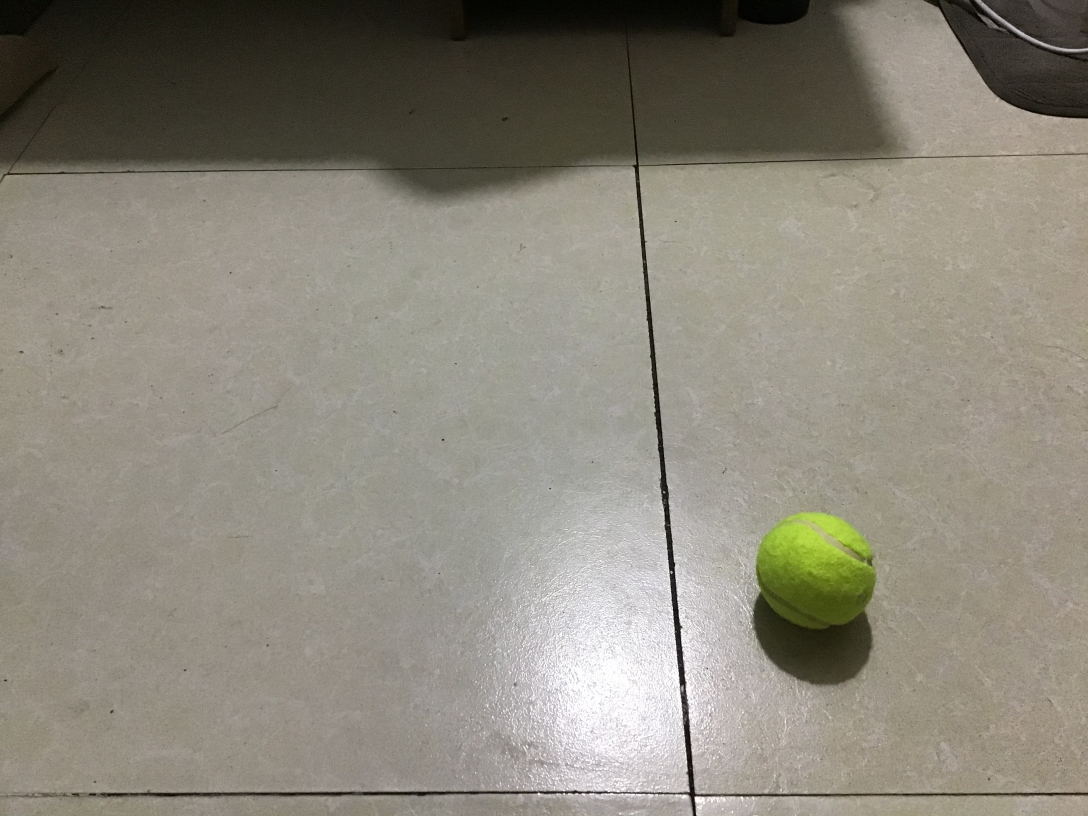
#> input picture ball-distance/pic1.jpg, 3264 x 2448 px (shown at 1/3 size)
$ python circle_detection.py
#> lines starting #> are read from the running program, lines starting #| are printed output that depends on the picture; after the words box and inside, x2 and y2 are one past the last pixel; in counts of white or black regions, pixels touching at a corner belong together
from cv2 import cv2 as cv2
import numpy as np
img = cv2.imread('pic1.jpg', 0)
#> img: shape (2448, 3264); min 0, max 255, mean 134.9
img = cv2.medianBlur(img, 5)
img = cv2.medianBlur(img, 5)
img3 = img[1500:2000, 2200:2800]
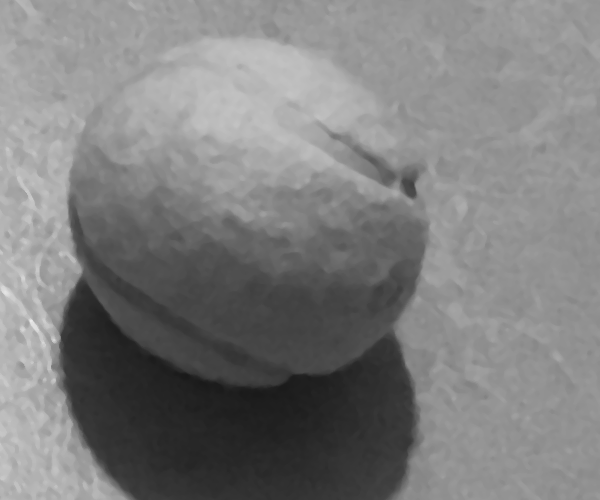
#> img3: shape (500, 600); min 25, max 234, mean 126
cimg = cv2.imread('pic1.jpg', cv2.IMREAD_COLOR)
#> cimg is the input picture: shape (2448, 3264, 3); mean B, G, R 122.9, 135, 139.3
circles = cv2.HoughCircles(img3, cv2.HOUGH_GRADIENT, 1, 200,
                           param1=50, param2=50, minRadius=100, maxRadius=2000)
#> circles = [[250.5, 204.5, 180.7]]
circles = np.uint16(np.around(circles))
#> circles = [[250, 204, 181]]
for i in circles[0, :]:
    # draw the outer circle
    cv2.circle(img3, (i[0], i[1]), i[2], (0, 255, 0), 5)
    # draw the center of the circle
    cv2.circle(img3, (i[0], i[1]), 2, (0, 0, 255), 3)
#> this loop made 1 pass
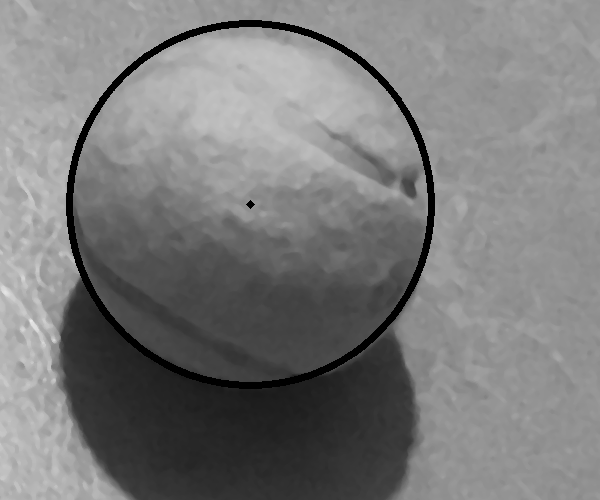
#> img3: shape (500, 600); 2.65% of pixels changed, all inside (x1, y1, x2, y2) = (66, 20, 435, 389)
cv2.namedWindow('detected circles', cv2.WINDOW_NORMAL)
cv2.imshow('detected circles', img3)
cv2.waitKey(0)
cv2.destroyAllWindows()

$ run again, with ball-distance/pic2.jpg copied over ball-distance/pic1.jpg
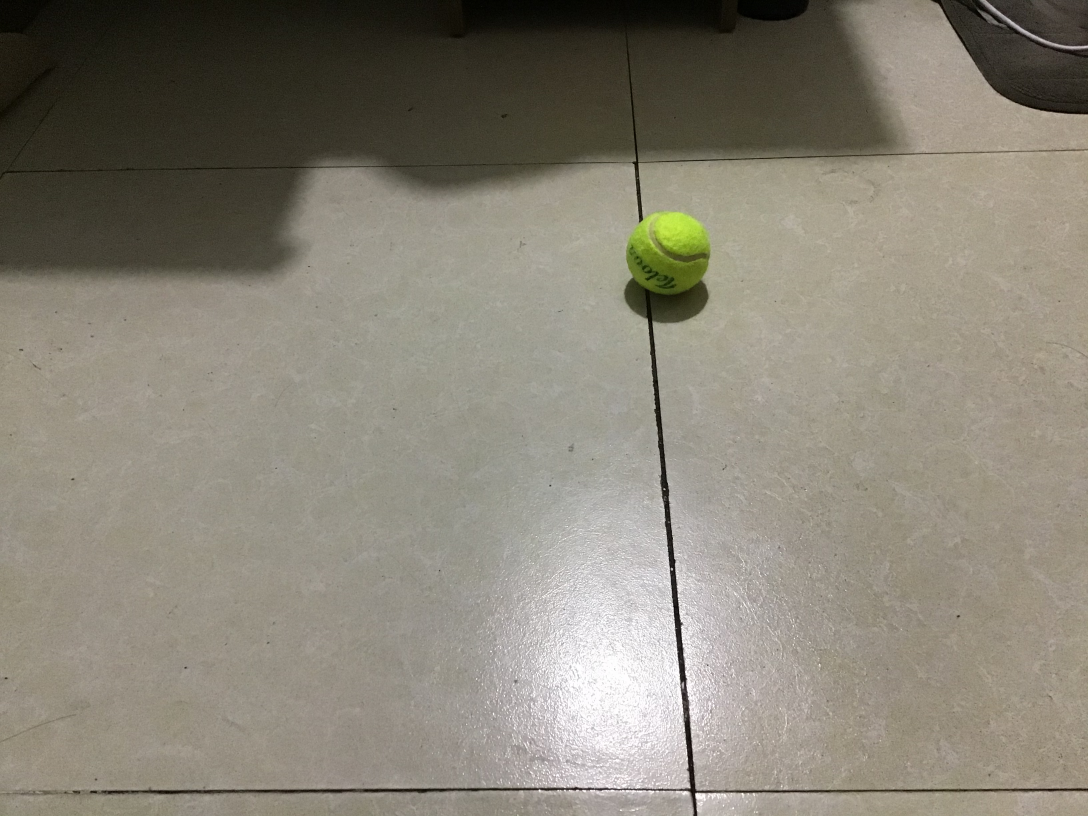
#> input picture ball-distance/pic2.jpg, 3264 x 2448 px (shown at 1/3 size)
#> `img3 = img[1500:2000, 2200:2800]`:
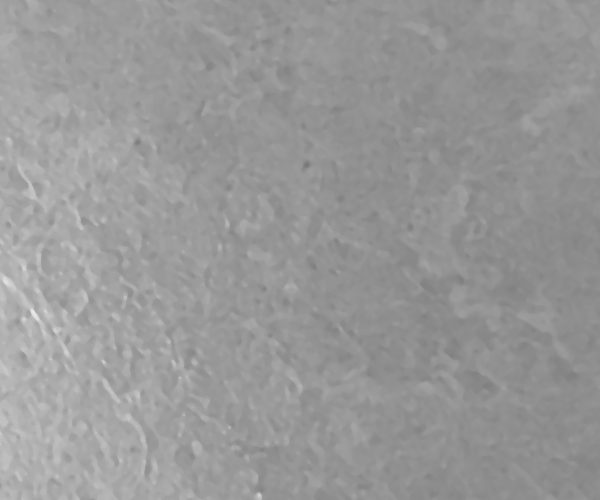
#> img3: shape (500, 600); min 119, max 233, mean 152.1
#> cimg is the input picture: shape (2448, 3264, 3); mean B, G, R 118.9, 131.7, 136.9
#> `circles = cv2.HoughCircles(img3, cv2.HOUGH_GRADIENT, 1, 200, param1=50..`: circles = [[335.5, 159.5, 150.9]]
#> `circles = np.uint16(np.around(circles))`: circles = [[336, 160, 151]]
#> the loop `for i in circles[0, :]:` made 1 pass
#> after the loop `for i in circles[0, :]:`:
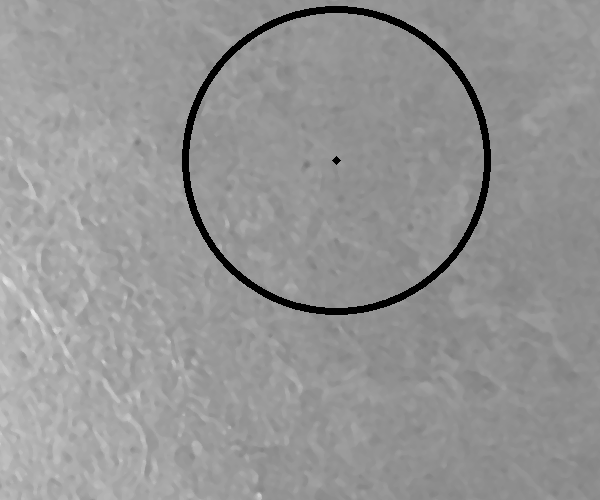
#> img3: shape (500, 600); 2.21% of pixels changed, all inside (x1, y1, x2, y2) = (182, 6, 491, 315)

$ run again, with ball-distance/pic3.jpg copied over ball-distance/pic1.jpg
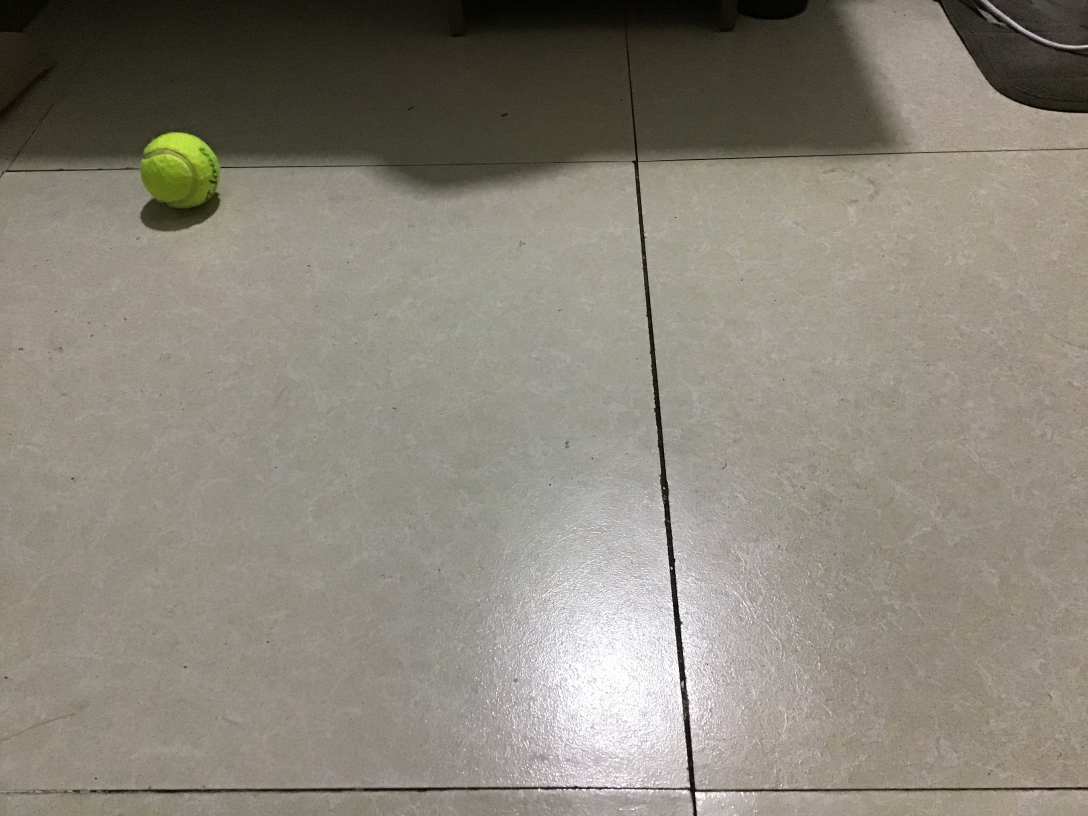
#> input picture ball-distance/pic3.jpg, 3264 x 2448 px (shown at 1/3 size)
#> `img3 = img[1500:2000, 2200:2800]`:
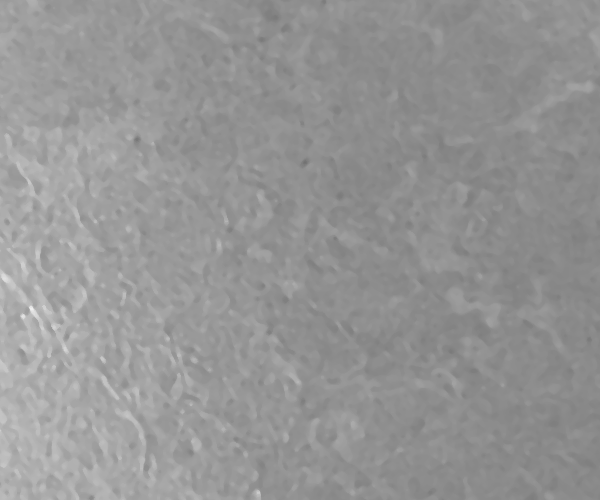
#> img3: shape (500, 600); min 114, max 239, mean 149.1
#> cimg is the input picture: shape (2448, 3264, 3); mean B, G, R 122.1, 133.4, 138.4
#> `circles = cv2.HoughCircles(img3, cv2.HOUGH_GRADIENT, 1, 200, param1=50..`: circles = [[254.5, 243.5, 214.6], [427.5, 125.5, 365.2]]
#> `circles = np.uint16(np.around(circles))`: circles = [[254, 244, 215], [428, 126, 365]]
#> the loop `for i in circles[0, :]:` made 2 passes
#> after the loop `for i in circles[0, :]:`:
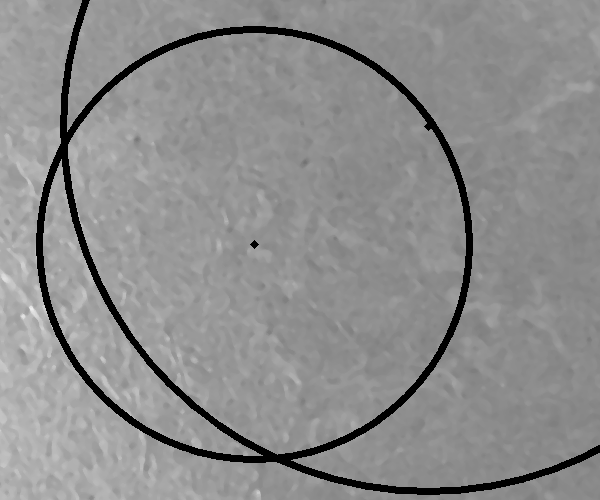
#> img3: shape (500, 600); 5.12% of pixels changed, all inside (x1, y1, x2, y2) = (36, 0, 600, 495)
